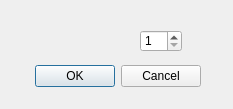
<?xml version="1.0" encoding="UTF-8"?>
<ui version="4.0">
 <class>DialogDeleteGroups</class>
 <widget class="QDialog" name="DialogDeleteGroups">
  <property name="geometry">
   <rect>
    <x>0</x>
    <y>0</y>
    <width>233</width>
    <height>109</height>
   </rect>
  </property>
  <property name="windowTitle">
   <string>Dialog</string>
  </property>
  <widget class="QDialogButtonBox" name="buttonBox">
   <property name="geometry">
    <rect>
     <x>10</x>
     <y>60</y>
     <width>191</width>
     <height>32</height>
    </rect>
   </property>
   <property name="orientation">
    <enum>Qt::Horizontal</enum>
   </property>
   <property name="standardButtons">
    <set>QDialogButtonBox::Cancel|QDialogButtonBox::Ok</set>
   </property>
  </widget>
  <widget class="QSpinBox" name="spinBox">
   <property name="geometry">
    <rect>
     <x>140</x>
     <y>30</y>
     <width>42</width>
     <height>22</height>
    </rect>
   </property>
   <property name="minimum">
    <number>1</number>
   </property>
   <property name="maximum">
    <number>99999</number>
   </property>
  </widget>
 </widget>
 <resources/>
 <connections>
  <connection>
   <sender>buttonBox</sender>
   <signal>accepted()</signal>
   <receiver>DialogDeleteGroups</receiver>
   <slot>accept()</slot>
   <hints>
    <hint type="sourcelabel">
     <x>248</x>
     <y>254</y>
    </hint>
    <hint type="destinationlabel">
     <x>157</x>
     <y>274</y>
    </hint>
   </hints>
  </connection>
  <connection>
   <sender>buttonBox</sender>
   <signal>rejected()</signal>
   <receiver>DialogDeleteGroups</receiver>
   <slot>reject()</slot>
   <hints>
    <hint type="sourcelabel">
     <x>316</x>
     <y>260</y>
    </hint>
    <hint type="destinationlabel">
     <x>286</x>
     <y>274</y>
    </hint>
   </hints>
  </connection>
 </connections>
</ui>
